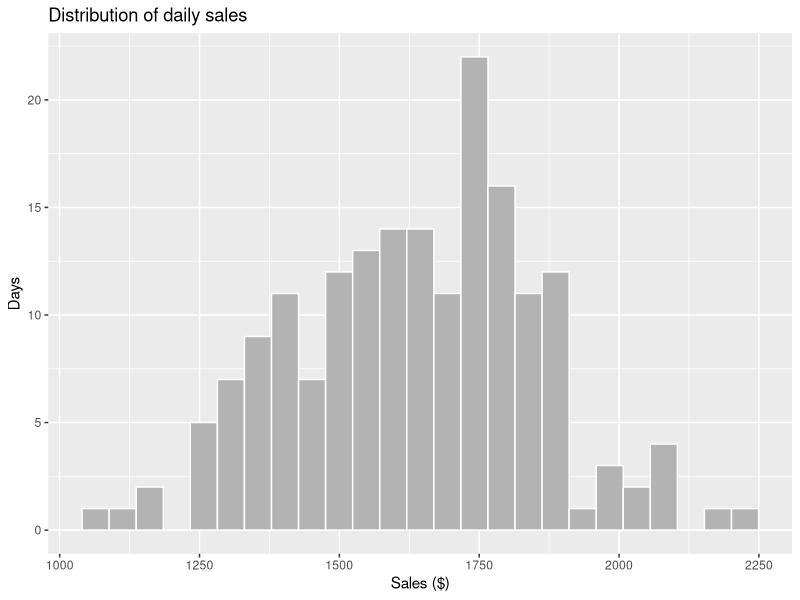
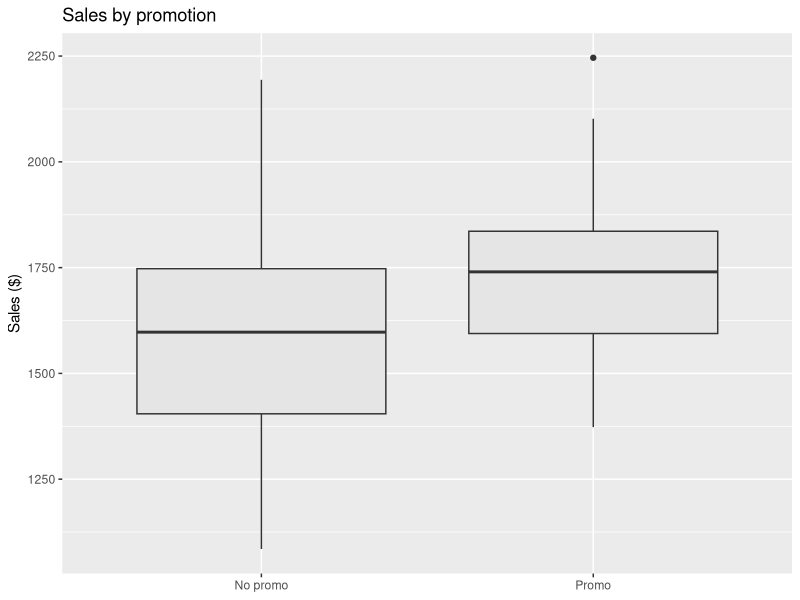
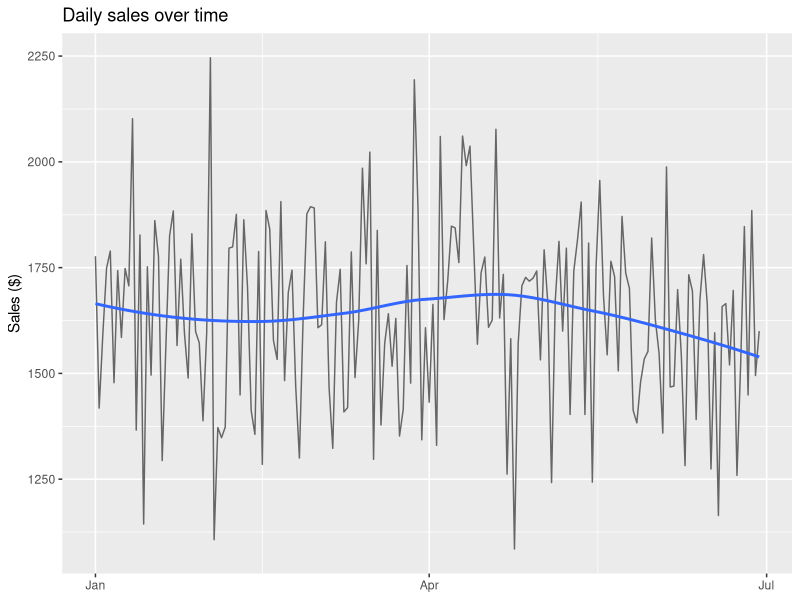
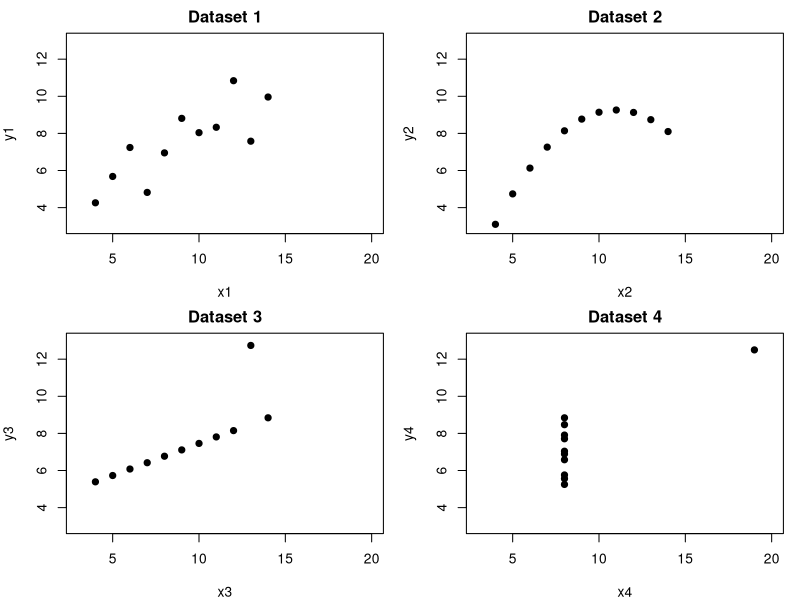

Write R code to recreate these figures, in order.
## ---- chunk 1
knitr::opts_chunk$set(echo = TRUE, message = FALSE, warning = FALSE,
                      fig.width = 6.5, fig.height = 4, comment = "#>")
library(dplyr)
library(ggplot2)
## ---- chunk 2
set.seed(2026)

# ---- daily operations table ----
n_days <- 180
daily <- data.frame(date = seq(as.Date("2026-01-01"), by = "day", length.out = n_days))
daily$wday    <- factor(format(daily$date, "%a"),
                        levels = c("Mon","Tue","Wed","Thu","Fri","Sat","Sun"))
daily$weekend <- as.integer(daily$wday %in% c("Sat", "Sun"))
daily$temp    <- round(26 - 8 * (1:n_days) / n_days + rnorm(n_days, 0, 2), 1)
daily$promo   <- rbinom(n_days, 1, 0.4)
daily$ad_spend <- round(runif(n_days, 50, 300))
# true mechanism: sales = 900 + 2*ad + 150*promo + 180*weekend + 12*temp + noise
daily$sales     <- round(900 + 2 * daily$ad_spend + 150 * daily$promo +
                         180 * daily$weekend + 12 * daily$temp + rnorm(n_days, 0, 120))
daily$customers <- rpois(n_days, daily$sales / 8.5)

# ---- transaction table ----
menu <- data.frame(drink = c("Latte", "Flat White", "Cappuccino", "Cold Brew", "Tea"),
                   price = c(5.5, 5.0, 5.0, 6.0, 4.0))
n_tx <- 800
tx <- data.frame(id = 1:n_tx,
                 date = sample(daily$date, n_tx, replace = TRUE),
                 hour = sample(7:16, n_tx, replace = TRUE,
                               prob = c(.18, .16, .12, .08, .08, .12, .10, .07, .05, .04)))
tx$drink    <- sample(menu$drink, n_tx, replace = TRUE, prob = c(.30, .30, .15, .15, .10))
tx$loyalty  <- rbinom(n_tx, 1, 0.35)
tx$qty      <- 1 + rpois(n_tx, 0.2 + 0.5 * tx$loyalty)   # loyal customers buy more
tx$price    <- menu$price[match(tx$drink, menu$drink)]
tx$spend    <- tx$price * tx$qty
tx$wait_min <- round(rexp(n_tx, rate = 1/3), 2)

head(daily)
head(tx)
## ---- chunk 3
str(daily)
print
sapply(daily, class)

satisfaction <- factor(c("poor", "good", "ok", "good"), levels = c("poor", "ok", "good"), ordered = TRUE)   # ordinal
satisfaction; satisfaction < "good"
colSums(is.na(daily))                                # completeness
## ---- chunk 4
ggplot(daily, aes(sales)) + geom_histogram(bins = 25, fill = "grey70", colour = "white") +
  labs(title = "Distribution of daily sales", x = "Sales ($)", y = "Days")

ggplot(daily, aes(factor(promo, labels = c("No promo", "Promo")), sales)) +
  geom_boxplot(fill = "grey90") + labs(x = NULL, y = "Sales ($)", title = "Sales by promotion")

ggplot(daily, aes(date, sales)) + geom_line(colour = "grey40") +
  geom_smooth(se = FALSE, method = "loess", formula = y ~ x) +
  labs(title = "Daily sales over time", x = NULL, y = "Sales ($)")
## ---- chunk 5
cor(daily$ad_spend, daily$sales)

# Anscombe's quartet is built into R
sapply(1:4, function(i) cor(anscombe[[paste0("x", i)]], anscombe[[paste0("y", i)]]))
op <- par(mfrow = c(2, 2), mar = c(4, 4, 2, 1))
for (i in 1:4) plot(anscombe[[paste0("x", i)]], anscombe[[paste0("y", i)]],
                    pch = 19, xlab = paste0("x", i), ylab = paste0("y", i),
                    main = paste("Dataset", i), xlim = c(3, 20), ylim = c(3, 13))
par(op)
